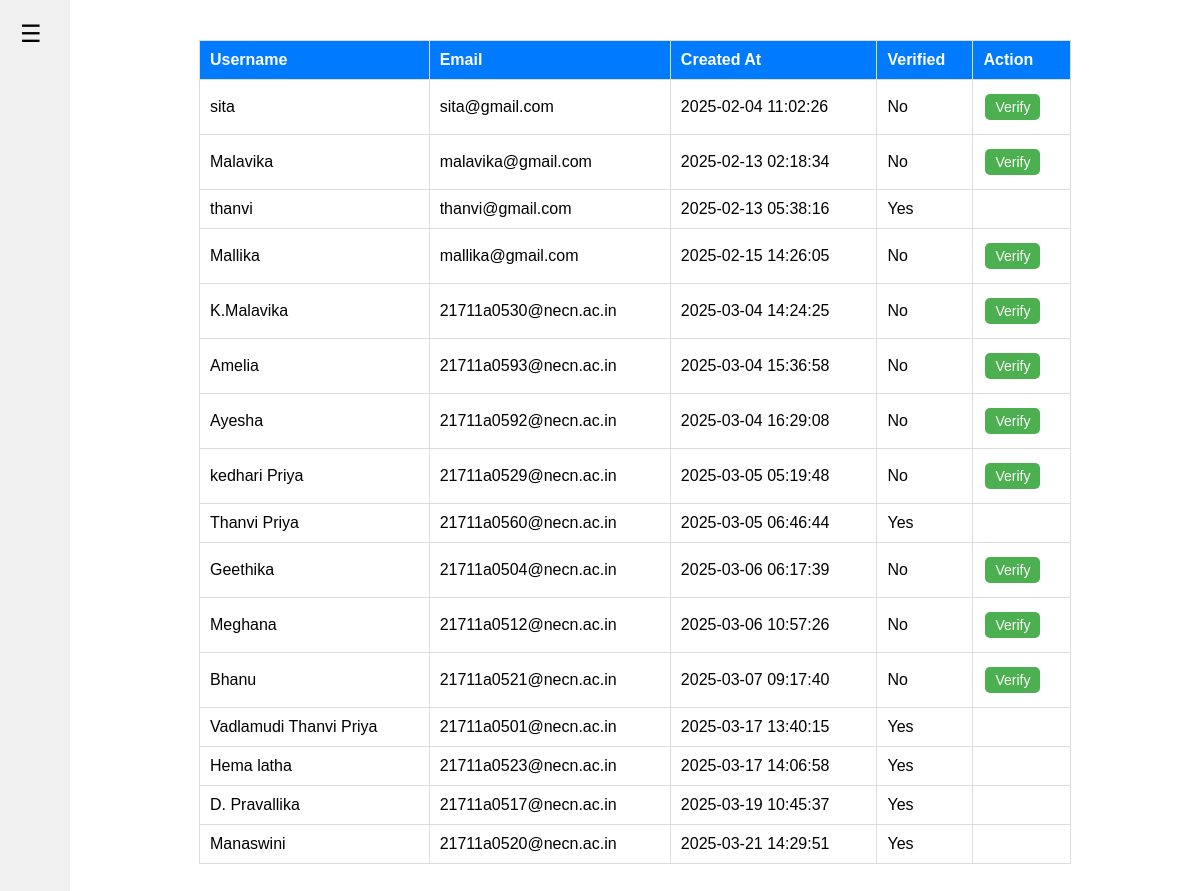
Screenshot of /Admin/view_users.php (signed in) with the database file from the repository.
### tables this page shows
CREATE TABLE `users` (
  `id` int(11) NOT NULL,
  `username` varchar(50) NOT NULL,
  `rollno` varchar(10) NOT NULL,
  `email` varchar(100) NOT NULL,
  `password` varchar(255) NOT NULL,
  `created_at` timestamp NOT NULL DEFAULT current_timestamp(),
  `department` varchar(50) NOT NULL,
  `section` varchar(10) NOT NULL,
  `branch_name` varchar(50) NOT NULL,
  `semester` varchar(10) NOT NULL,
  `verified` tinyint(1) DEFAULT NULL
);

### Admin/view_users.php (the view, shortened to what this page needs)
<?php
$conn = new mysqli('localhost', 'root', '', 'user_auth');
$sql = "SELECT id, username, email, created_at, verified FROM users WHERE username != 'admin'";
$result = $conn->query($sql);
?>
<!DOCTYPE html>
<html lang="en">
<head>
</head>
<body>
<?php include 'admin_menu.php'; ?>
<div class="content">
  <table>
    <tr>
      <th>Username</th>
      <th>Email</th>
      <th>Created At</th>
      <th>Verified</th>
            <th>Action</th>
    </tr>
    <?php while ($row = $result->fetch_assoc()): ?>
      <tr>
        <td><?php echo $row['username']; ?></td>
        <td><?php echo $row['email']; ?></td>
        <td><?php echo $row['created_at']; ?></td>
        <td><?php echo $row['verified'] ? 'Yes' : 'No'; ?></td>
        <td>
                    <?php if (!$row['verified']): ?>
                        <a href="view_users.php?verify=<?php echo $row['id']; ?>" class="verify-button">Verify</a>
                    <?php endif; ?>
        </td>
      </tr>
    <?php endwhile; ?>
  </table>
</body>
</html>

### Admin/admin_menu.php (shortened to what this page needs)
<div class="sidebar">
    <div class="menu-icon" onclick="toggleMenu()">&#9776;</div>
</div>

### Admin/view_users.php (style rules this page uses)
body { font-family: Arial, sans-serif; margin: 0; display: flex; min-height: 100vh; }
.content { flex: 1; padding: 20px; }
table { width: 80%; margin: 20px auto; border-collapse: collapse; }
table, th, td { border: 1px solid #ddd; }
th, td { padding: 10px; text-align: left; }
th { background-color: #007BFF; color: white; }
.verify-button { background-color: #4CAF50; border: none; color: white; padding: 5px 10px; text-align: center; text-decoration: none; display: inline-block; font-size: 14px; margin: 4px 2px; cursor: pointer; border-radius: 5px; }

### Admin/admin_menu.php (style rules this page uses)
.sidebar { width: 30px; background-color: #f0f0f0; padding: 20px; transition: width 0.3s ease-in-out; }
.menu-icon { cursor: pointer; font-size: 24px; margin-bottom: 10px; }

### rows the page displays
users: username "sita", email "sita@gmail.com", created_at "2025-02-04 11:02:26", shows "No"
users: username "Malavika", email "malavika@gmail.com", created_at "2025-02-13 02:18:34", shows "No"
users: username "thanvi", email "thanvi@gmail.com", created_at "2025-02-13 05:38:16", verified "Yes"
users: username "Mallika", email "mallika@gmail.com", created_at "2025-02-15 14:26:05", shows "No"
users: username "K.Malavika", email "21711a0530@necn.ac.in", created_at "2025-03-04 14:24:25", shows "No"
users: username "Amelia", email "21711a0593@necn.ac.in", created_at "2025-03-04 15:36:58", shows "No"
users: username "Ayesha", email "21711a0592@necn.ac.in", created_at "2025-03-04 16:29:08", shows "No"
users: username "kedhari Priya", email "21711a0529@necn.ac.in", created_at "2025-03-05 05:19:48", shows "No"
users: username "Thanvi Priya", email "21711a0560@necn.ac.in", created_at "2025-03-05 06:46:44", verified "Yes"
users: username "Geethika", email "21711a0504@necn.ac.in", created_at "2025-03-06 06:17:39", shows "No"
users: username "Meghana", email "21711a0512@necn.ac.in", created_at "2025-03-06 10:57:26", shows "No"
users: username "Bhanu", email "21711a0521@necn.ac.in", created_at "2025-03-07 09:17:40", shows "No"
users: username "Vadlamudi Thanvi Priya", email "21711a0501@necn.ac.in", created_at "2025-03-17 13:40:15", verified "Yes"
users: username "Hema latha", email "21711a0523@necn.ac.in", created_at "2025-03-17 14:06:58", verified "Yes"
users: username "D. Pravallika", email "21711a0517@necn.ac.in", created_at "2025-03-19 10:45:37", verified "Yes"
users: username "Manaswini", email "21711a0520@necn.ac.in", created_at "2025-03-21 14:29:51", verified "Yes"
